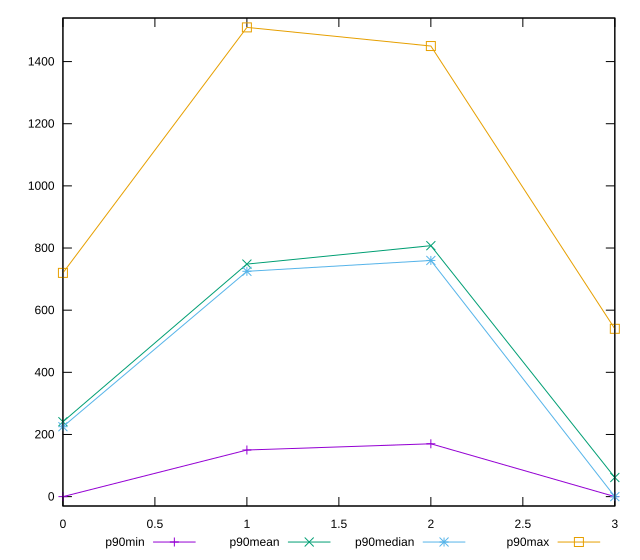

Write gnuplot code to recreate this figure.
reset

$p90Min <<EOF
0 0
1 150
2 170
3 0
EOF

$p90Mean <<EOF
0 240.95744680851064
1 748.2978723404256
2 807.5268817204301
3 61.59574468085106
EOF

$p90Median <<EOF
0 225
1 725
2 760
3 0
EOF

$p90Max <<EOF
0 720
1 1510
2 1450
3 540
EOF

set key outside below
set xrange [0:3]
set yrange [-30.2:1540.2]
set trange [-30.2:1540.2]
set terminal svg size 640, 560 enhanced background rgb 'white'
set output "report/report_00029_2021-02-24T13-36-40.390Z/uses-http2/progression/value.svg"

plot $p90Min title "p90min" with linespoints, \
     $p90Mean title "p90mean" with linespoints, \
     $p90Median title "p90median" with linespoints, \
     $p90Max title "p90max" with linespoints

reset
